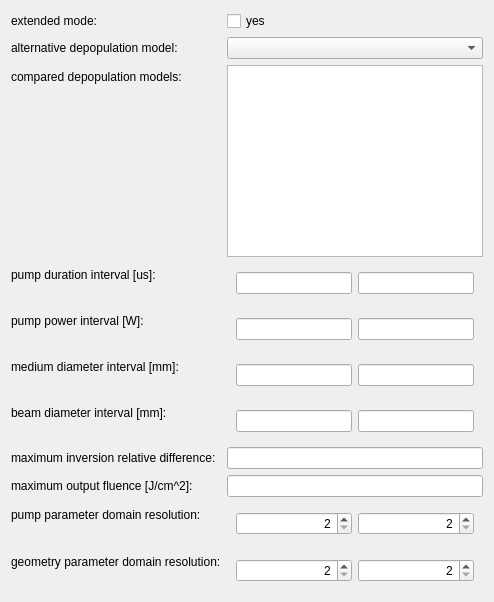
          <widget class="QWidget" name="scrollAreaWidgetContents_Extended">
           <property name="geometry">
            <rect>
             <x>0</x>
             <y>0</y>
             <width>0</width>
             <height>0</height>
            </rect>
           </property>
           <layout class="QFormLayout" name="formLayout_5">
            <property name="fieldGrowthPolicy">
             <enum>QFormLayout::AllNonFixedFieldsGrow</enum>
            </property>
            <item row="0" column="0">
             <widget class="QLabel" name="label_extended_mode">
              <property name="text">
               <string>extended mode:</string>
              </property>
             </widget>
            </item>
            <item row="0" column="1">
             <widget class="QCheckBox" name="checkBox_extended_mode">
              <property name="text">
               <string>yes</string>
              </property>
             </widget>
            </item>
            <item row="1" column="0">
             <widget class="QLabel" name="label_ext_alt_depop_model">
              <property name="text">
               <string>alternative depopulation model:</string>
              </property>
             </widget>
            </item>
            <item row="1" column="1">
             <widget class="QComboBox" name="comboBox_ext_alt_depop_model"/>
            </item>
            <item row="2" column="0">
             <widget class="QLabel" name="label_ext_depop_models">
              <property name="text">
               <string>compared depopulation models:</string>
              </property>
             </widget>
            </item>
            <item row="2" column="1">
             <widget class="QListWidget" name="listWidget_ext_depop_models">
              <property name="selectionMode">
               <enum>QAbstractItemView::MultiSelection</enum>
              </property>
             </widget>
            </item>
            <item row="3" column="0">
             <widget class="QLabel" name="label_ext_opt_pump_duration">
              <property name="text">
               <string>pump duration interval [us]:</string>
              </property>
             </widget>
            </item>
            <item row="3" column="1">
             <widget class="QWidget" name="widget_ext_opt_pump_duration" native="true">
              <layout class="QHBoxLayout" name="horizontalLayout_1">
               <item>
                <widget class="QLineEdit" name="lineEdit_ext_opt_pump_duration_1">
                 <property name="alignment">
                  <set>Qt::AlignRight|Qt::AlignTrailing|Qt::AlignVCenter</set>
                 </property>
                </widget>
               </item>
               <item>
                <widget class="QLineEdit" name="lineEdit_ext_opt_pump_duration_2">
                 <property name="alignment">
                  <set>Qt::AlignRight|Qt::AlignTrailing|Qt::AlignVCenter</set>
                 </property>
                </widget>
               </item>
              </layout>
             </widget>
            </item>
            <item row="4" column="0">
             <widget class="QLabel" name="label_ext_opt_pump_power">
              <property name="text">
               <string>pump power interval [W]:</string>
              </property>
             </widget>
            </item>
            <item row="4" column="1">
             <widget class="QWidget" name="widget_ext_opt_pump_power" native="true">
              <layout class="QHBoxLayout" name="horizontalLayout_2">
               <item>
                <widget class="QLineEdit" name="lineEdit_ext_opt_pump_power_1">
                 <property name="alignment">
                  <set>Qt::AlignRight|Qt::AlignTrailing|Qt::AlignVCenter</set>
                 </property>
                </widget>
               </item>
               <item>
                <widget class="QLineEdit" name="lineEdit_ext_opt_pump_power_2">
                 <property name="alignment">
                  <set>Qt::AlignRight|Qt::AlignTrailing|Qt::AlignVCenter</set>
                 </property>
                </widget>
               </item>
              </layout>
             </widget>
            </item>
            <item row="5" column="0">
             <widget class="QLabel" name="label_ext_opt_geom_mediumradius">
              <property name="text">
               <string>medium diameter interval [mm]:</string>
              </property>
             </widget>
            </item>
            <item row="5" column="1">
             <widget class="QWidget" name="widget_ext_opt_geom_mediumradius" native="true">
              <layout class="QHBoxLayout" name="horizontalLayout_3">
               <item>
                <widget class="QLineEdit" name="lineEdit_ext_opt_geom_mediumradius_1">
                 <property name="alignment">
                  <set>Qt::AlignRight|Qt::AlignTrailing|Qt::AlignVCenter</set>
                 </property>
                </widget>
               </item>
               <item>
                <widget class="QLineEdit" name="lineEdit_ext_opt_geom_mediumradius_2">
                 <property name="alignment">
                  <set>Qt::AlignRight|Qt::AlignTrailing|Qt::AlignVCenter</set>
                 </property>
                </widget>
               </item>
              </layout>
             </widget>
            </item>
            <item row="6" column="0">
             <widget class="QLabel" name="label_ext_opt_geom_beamradius">
              <property name="text">
               <string>beam diameter interval [mm]:</string>
              </property>
             </widget>
            </item>
            <item row="6" column="1">
             <widget class="QWidget" name="widget_ext_opt_geom_beamradius" native="true">
              <layout class="QHBoxLayout" name="horizontalLayout_4">
               <item>
                <widget class="QLineEdit" name="lineEdit_ext_opt_geom_beamradius_1">
                 <property name="alignment">
                  <set>Qt::AlignRight|Qt::AlignTrailing|Qt::AlignVCenter</set>
                 </property>
                </widget>
               </item>
               <item>
                <widget class="QLineEdit" name="lineEdit_ext_opt_geom_beamradius_2">
                 <property name="alignment">
                  <set>Qt::AlignRight|Qt::AlignTrailing|Qt::AlignVCenter</set>
                 </property>
                </widget>
               </item>
              </layout>
             </widget>
            </item>
            <item row="7" column="0">
             <widget class="QLabel" name="label_ext_opt_inversion_rdiff_max">
              <property name="text">
               <string>maximum inversion relative difference:</string>
              </property>
             </widget>
            </item>
            <item row="7" column="1">
             <widget class="QLineEdit" name="lineEdit_ext_opt_inversion_rdiff_max">
              <property name="alignment">
               <set>Qt::AlignRight|Qt::AlignTrailing|Qt::AlignVCenter</set>
              </property>
             </widget>
            </item>
            <item row="8" column="0">
             <widget class="QLabel" name="label_ext_opt_fluence_max">
              <property name="text">
               <string>maximum output fluence [J/cm^2]:</string>
              </property>
             </widget>
            </item>
            <item row="8" column="1">
             <widget class="QLineEdit" name="lineEdit_ext_opt_fluence_max">
              <property name="alignment">
               <set>Qt::AlignRight|Qt::AlignTrailing|Qt::AlignVCenter</set>
              </property>
             </widget>
            </item>
            <item row="9" column="0">
             <widget class="QLabel" name="label_ext_opt_pump_resolution">
              <property name="text">
               <string>pump parameter domain resolution:</string>
              </property>
             </widget>
            </item>
            <item row="9" column="1">
             <widget class="QWidget" name="widget_ext_opt_pump_resolution" native="true">
              <layout class="QHBoxLayout" name="horizontalLayout_5">
               <item>
                <widget class="QSpinBox" name="spinBox_ext_opt_pump_resolution_1">
                 <property name="alignment">
                  <set>Qt::AlignRight|Qt::AlignTrailing|Qt::AlignVCenter</set>
                 </property>
                 <property name="minimum">
                  <number>2</number>
                 </property>
                 <property name="maximum">
                  <number>1073741824</number>
                 </property>
                </widget>
               </item>
               <item>
                <widget class="QSpinBox" name="spinBox_ext_opt_pump_resolution_2">
                 <property name="alignment">
                  <set>Qt::AlignRight|Qt::AlignTrailing|Qt::AlignVCenter</set>
                 </property>
                 <property name="minimum">
                  <number>2</number>
                 </property>
                 <property name="maximum">
                  <number>1073741824</number>
                 </property>
                </widget>
               </item>
              </layout>
             </widget>
            </item>
            <item row="10" column="0">
             <widget class="QLabel" name="label_ext_opt_geom_resolution">
              <property name="text">
               <string>geometry parameter domain resolution:</string>
              </property>
             </widget>
            </item>
            <item row="10" column="1">
             <widget class="QWidget" name="widget_ext_opt_geom_resolution" native="true">
              <layout class="QHBoxLayout" name="horizontalLayout_6">
               <item>
                <widget class="QSpinBox" name="spinBox_ext_opt_geom_resolution_1">
                 <property name="alignment">
                  <set>Qt::AlignRight|Qt::AlignTrailing|Qt::AlignVCenter</set>
                 </property>
                 <property name="minimum">
                  <number>2</number>
                 </property>
                 <property name="maximum">
                  <number>1073741824</number>
                 </property>
                </widget>
               </item>
               <item>
                <widget class="QSpinBox" name="spinBox_ext_opt_geom_resolution_2">
                 <property name="alignment">
                  <set>Qt::AlignRight|Qt::AlignTrailing|Qt::AlignVCenter</set>
                 </property>
                 <property name="minimum">
                  <number>2</number>
                 </property>
                 <property name="maximum">
                  <number>1073741824</number>
                 </property>
                </widget>
               </item>
              </layout>
             </widget>
            </item>
           </layout>
          </widget>
